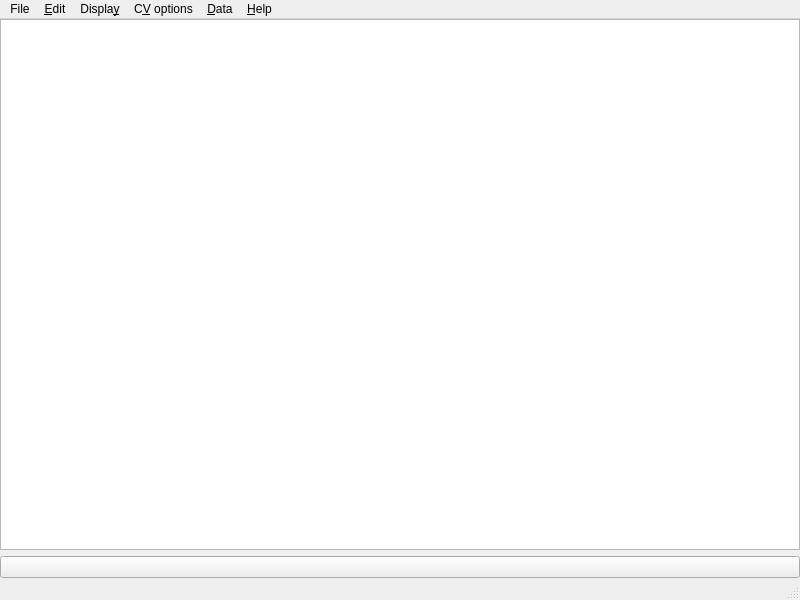
<?xml version="1.0" encoding="UTF-8"?>
<ui version="4.0">
 <class>MainWindow</class>
 <widget class="QMainWindow" name="MainWindow">
  <property name="geometry">
   <rect>
    <x>0</x>
    <y>0</y>
    <width>800</width>
    <height>600</height>
   </rect>
  </property>
  <property name="windowTitle">
   <string>Rompar</string>
  </property>
  <property name="windowIcon">
   <iconset resource="resources/res.qrc">
    <normaloff>:/mainicon_64x64.png</normaloff>:/mainicon_64x64.png</iconset>
  </property>
  <widget class="QWidget" name="centralwidget">
   <layout class="QGridLayout" name="gridLayout">
    <property name="leftMargin">
     <number>0</number>
    </property>
    <property name="topMargin">
     <number>0</number>
    </property>
    <property name="rightMargin">
     <number>0</number>
    </property>
    <property name="bottomMargin">
     <number>0</number>
    </property>
    <property name="horizontalSpacing">
     <number>5</number>
    </property>
    <item row="1" column="0">
     <widget class="RomparGridView" name="graphicsView">
      <property name="alignment">
       <set>Qt::AlignLeading|Qt::AlignLeft|Qt::AlignTop</set>
      </property>
     </widget>
    </item>
    <item row="2" column="0">
     <widget class="QPushButton" name="buttonToggleMode">
      <property name="statusTip">
       <string>Select between grid and data edit mode.</string>
      </property>
      <property name="text">
       <string/>
      </property>
      <property name="icon">
       <iconset resource="resources/res.qrc">
        <normaloff>:/toggleModeIcons/toggleModeIcons/modeEditData.png</normaloff>
        <normalon>:/toggleModeIcons/toggleModeIcons/modeEditGrid.png</normalon>:/toggleModeIcons/toggleModeIcons/modeEditData.png</iconset>
      </property>
      <property name="checkable">
       <bool>true</bool>
      </property>
     </widget>
    </item>
   </layout>
  </widget>
  <widget class="QMenuBar" name="menubar">
   <property name="geometry">
    <rect>
     <x>0</x>
     <y>0</y>
     <width>800</width>
     <height>25</height>
    </rect>
   </property>
   <widget class="QMenu" name="menuFile">
    <property name="title">
     <string>File</string>
    </property>
    <addaction name="actionSave"/>
    <addaction name="actionBackupSave"/>
    <addaction name="actionSaveAs"/>
    <addaction name="separator"/>
    <addaction name="actionQuit"/>
   </widget>
   <widget class="QMenu" name="menuCVOptions">
    <property name="title">
     <string>C&amp;V options</string>
    </property>
    <addaction name="actionRadiusIncrease"/>
    <addaction name="actionRadiusDecrease"/>
    <addaction name="actionDilateIncrease"/>
    <addaction name="actionDilateDecrease"/>
    <addaction name="actionErodeIncrease"/>
    <addaction name="actionErodeDecrease"/>
    <addaction name="actionBitThresholdDivisorIncrease"/>
    <addaction name="actionBitThresholdDivisorDecrease"/>
    <addaction name="actionPixelThresholdMinimumIncrease"/>
    <addaction name="actionPixelThresholdMinimumDecrease"/>
   </widget>
   <widget class="QMenu" name="menuData">
    <property name="title">
     <string>&amp;Data</string>
    </property>
    <addaction name="actionDataInverted"/>
    <addaction name="actionDataLSBitMode"/>
    <addaction name="actionDataNorMaskMode"/>
    <addaction name="actionFindHex"/>
    <addaction name="actionSaveDataAsText"/>
    <addaction name="actionRereadData"/>
    <addaction name="separator"/>
    <addaction name="actionMoveColumnLeft"/>
    <addaction name="actionMoveColumnRight"/>
    <addaction name="actionMoveRowUp"/>
    <addaction name="actionMoveRowDown"/>
    <addaction name="separator"/>
    <addaction name="actionDeleteColumn"/>
    <addaction name="actionDeleteRow"/>
   </widget>
   <widget class="QMenu" name="menuDisplay">
    <property name="title">
     <string>Displa&amp;y</string>
    </property>
    <widget class="QMenu" name="menuBase_Image">
     <property name="title">
      <string>Base &amp;Image</string>
     </property>
     <addaction name="separator"/>
     <addaction name="actionImgBGBlank"/>
     <addaction name="actionImgBGOriginal"/>
     <addaction name="actionImgBGTarget"/>
    </widget>
    <addaction name="menuBase_Image"/>
    <addaction name="actionShowGrid"/>
    <addaction name="actionShowDataBinary"/>
    <addaction name="actionShowPeephole"/>
    <addaction name="actionShowData"/>
    <addaction name="actionFontIncrease"/>
    <addaction name="actionFontDecrease"/>
    <addaction name="actionRedrawGrid"/>
   </widget>
   <widget class="QMenu" name="menuHelp">
    <property name="title">
     <string>&amp;Help</string>
    </property>
    <addaction name="actionAbout"/>
    <addaction name="actionManual"/>
    <addaction name="actionAuthors"/>
    <addaction name="actionLicense"/>
   </widget>
   <widget class="QMenu" name="menu_Edit">
    <property name="title">
     <string>&amp;Edit</string>
    </property>
    <widget class="QMenu" name="menu_mode">
     <property name="title">
      <string>&amp;mode</string>
     </property>
     <addaction name="actionGridEditMode"/>
     <addaction name="actionDataEditMode"/>
     <addaction name="separator"/>
     <addaction name="actionToggleMode"/>
    </widget>
    <addaction name="actionUndo"/>
    <addaction name="actionRedo"/>
    <addaction name="separator"/>
    <addaction name="menu_mode"/>
   </widget>
   <addaction name="menuFile"/>
   <addaction name="menu_Edit"/>
   <addaction name="menuDisplay"/>
   <addaction name="menuCVOptions"/>
   <addaction name="menuData"/>
   <addaction name="menuHelp"/>
  </widget>
  <widget class="QStatusBar" name="statusbar"/>
  <action name="actionSave">
   <property name="text">
    <string>&amp;Save</string>
   </property>
   <property name="shortcut">
    <string>Ctrl+S</string>
   </property>
  </action>
  <action name="actionRadiusIncrease">
   <property name="text">
    <string>Radius +</string>
   </property>
   <property name="toolTip">
    <string>Radius Increase</string>
   </property>
   <property name="shortcut">
    <string>Shift+A</string>
   </property>
  </action>
  <action name="actionRadiusDecrease">
   <property name="text">
    <string>Radius -</string>
   </property>
   <property name="toolTip">
    <string>Radius Decrease</string>
   </property>
   <property name="shortcut">
    <string>A</string>
   </property>
  </action>
  <action name="actionDilateIncrease">
   <property name="text">
    <string>Dilate +</string>
   </property>
   <property name="toolTip">
    <string>Dilate Increase</string>
   </property>
   <property name="shortcut">
    <string>Shift+D</string>
   </property>
  </action>
  <action name="actionDilateDecrease">
   <property name="text">
    <string>Dilate -</string>
   </property>
   <property name="toolTip">
    <string>Dilate Decrease</string>
   </property>
   <property name="shortcut">
    <string>D</string>
   </property>
  </action>
  <action name="actionErodeIncrease">
   <property name="text">
    <string>Erode +</string>
   </property>
   <property name="toolTip">
    <string>Erode Increase</string>
   </property>
   <property name="shortcut">
    <string>Shift+E</string>
   </property>
  </action>
  <action name="actionErodeDecrease">
   <property name="text">
    <string>Erode -</string>
   </property>
   <property name="toolTip">
    <string>Erode Decrease</string>
   </property>
   <property name="shortcut">
    <string>E</string>
   </property>
  </action>
  <action name="actionFontIncrease">
   <property name="text">
    <string>Font +</string>
   </property>
   <property name="toolTip">
    <string>Font Increase</string>
   </property>
   <property name="shortcut">
    <string>Shift+F</string>
   </property>
  </action>
  <action name="actionFontDecrease">
   <property name="text">
    <string>Font -</string>
   </property>
   <property name="toolTip">
    <string>Font Decrease</string>
   </property>
   <property name="shortcut">
    <string>F</string>
   </property>
  </action>
  <action name="actionBitThresholdDivisorIncrease">
   <property name="text">
    <string>Bit Threshold Divisor +</string>
   </property>
   <property name="toolTip">
    <string>Bit Threshold Divisor Increase</string>
   </property>
   <property name="shortcut">
    <string>Shift+M</string>
   </property>
  </action>
  <action name="actionBitThresholdDivisorDecrease">
   <property name="text">
    <string>Bit Threshold Divisor -</string>
   </property>
   <property name="toolTip">
    <string>Bit Threshold Divisor Decrease</string>
   </property>
   <property name="shortcut">
    <string>M</string>
   </property>
  </action>
  <action name="actionPixelThresholdMinimumIncrease">
   <property name="text">
    <string>Pixel Threshold Minimum +</string>
   </property>
   <property name="toolTip">
    <string>Pixel Threshold Minimum Increase</string>
   </property>
   <property name="shortcut">
    <string>=</string>
   </property>
  </action>
  <action name="actionPixelThresholdMinimumDecrease">
   <property name="text">
    <string>Pixel Threshold Minimum -</string>
   </property>
   <property name="toolTip">
    <string>Pixel Threshold Minimum Decrease</string>
   </property>
   <property name="shortcut">
    <string>-</string>
   </property>
  </action>
  <action name="actionImgBGTarget">
   <property name="checkable">
    <bool>true</bool>
   </property>
   <property name="text">
    <string>Target</string>
   </property>
   <property name="shortcut">
    <string>T</string>
   </property>
  </action>
  <action name="actionImgBGBlank">
   <property name="checkable">
    <bool>true</bool>
   </property>
   <property name="text">
    <string>Blank</string>
   </property>
   <property name="shortcut">
    <string>B</string>
   </property>
  </action>
  <action name="actionImgBGOriginal">
   <property name="checkable">
    <bool>true</bool>
   </property>
   <property name="text">
    <string>Original</string>
   </property>
   <property name="shortcut">
    <string>O</string>
   </property>
  </action>
  <action name="actionShowGrid">
   <property name="checkable">
    <bool>true</bool>
   </property>
   <property name="text">
    <string>&amp;Grid</string>
   </property>
   <property name="shortcut">
    <string>G</string>
   </property>
  </action>
  <action name="actionShowDataBinary">
   <property name="checkable">
    <bool>true</bool>
   </property>
   <property name="text">
    <string>Binary</string>
   </property>
   <property name="shortcut">
    <string>Shift+H</string>
   </property>
  </action>
  <action name="actionDataInverted">
   <property name="checkable">
    <bool>true</bool>
   </property>
   <property name="text">
    <string>&amp;Inverted</string>
   </property>
   <property name="shortcut">
    <string>I</string>
   </property>
  </action>
  <action name="actionDataLSBitMode">
   <property name="checkable">
    <bool>true</bool>
   </property>
   <property name="text">
    <string>&amp;Least Significant Bit Mode</string>
   </property>
   <property name="shortcut">
    <string>L</string>
   </property>
  </action>
  <action name="actionDataNorMaskMode">
   <property name="checkable">
    <bool>true</bool>
   </property>
   <property name="text">
    <string>&amp;NOR Mask Mode</string>
   </property>
  </action>
  <action name="actionShowPeephole">
   <property name="checkable">
    <bool>true</bool>
   </property>
   <property name="text">
    <string>Peephole</string>
   </property>
   <property name="shortcut">
    <string>P</string>
   </property>
  </action>
  <action name="actionShowData">
   <property name="checkable">
    <bool>true</bool>
   </property>
   <property name="text">
    <string>Data</string>
   </property>
   <property name="shortcut">
    <string>S</string>
   </property>
  </action>
  <action name="actionBackupSave">
   <property name="text">
    <string>&amp;Backup and Save</string>
   </property>
   <property name="shortcut">
    <string>Ctrl+Shift+S</string>
   </property>
  </action>
  <action name="actionSaveAs">
   <property name="text">
    <string>Save &amp;As</string>
   </property>
  </action>
  <action name="actionFindHex">
   <property name="text">
    <string>&amp;Find Hex</string>
   </property>
   <property name="shortcut">
    <string>/</string>
   </property>
  </action>
  <action name="actionAbout">
   <property name="text">
    <string>&amp;About</string>
   </property>
  </action>
  <action name="actionManual">
   <property name="text">
    <string>&amp;Manual</string>
   </property>
  </action>
  <action name="actionLicense">
   <property name="text">
    <string>&amp;License</string>
   </property>
  </action>
  <action name="actionAuthors">
   <property name="text">
    <string>Aut&amp;hors</string>
   </property>
  </action>
  <action name="actionQuit">
   <property name="text">
    <string>&amp;Quit</string>
   </property>
  </action>
  <action name="actionSaveDataAsText">
   <property name="text">
    <string>&amp;Export Data as Text</string>
   </property>
   <property name="shortcut">
    <string>Ctrl+Shift+E</string>
   </property>
  </action>
  <action name="actionGridEditMode">
   <property name="checkable">
    <bool>true</bool>
   </property>
   <property name="icon">
    <iconset resource="resources/res.qrc">
     <normaloff>:/toggleModeIcons/toggleModeIcons/modeEditGrid.png</normaloff>:/toggleModeIcons/toggleModeIcons/modeEditGrid.png</iconset>
   </property>
   <property name="text">
    <string>Grid Edit Mode</string>
   </property>
  </action>
  <action name="actionDataEditMode">
   <property name="checkable">
    <bool>true</bool>
   </property>
   <property name="icon">
    <iconset resource="resources/res.qrc">
     <normaloff>:/toggleModeIcons/toggleModeIcons/modeEditData.png</normaloff>:/toggleModeIcons/toggleModeIcons/modeEditData.png</iconset>
   </property>
   <property name="text">
    <string>Data Edit Mode</string>
   </property>
  </action>
  <action name="actionToggleMode">
   <property name="text">
    <string>&amp;Toggle Mode</string>
   </property>
   <property name="shortcut">
    <string>Ctrl+Space</string>
   </property>
  </action>
  <action name="actionRedrawGrid">
   <property name="text">
    <string>&amp;Redraw Grid</string>
   </property>
   <property name="shortcut">
    <string>Ctrl+R</string>
   </property>
  </action>
  <action name="actionRereadData">
   <property name="text">
    <string>&amp;Re-read Data</string>
   </property>
   <property name="shortcut">
    <string>Ctrl+Shift+R</string>
   </property>
  </action>
  <action name="actionMoveColumnLeft">
   <property name="text">
    <string>Move Column Left</string>
   </property>
   <property name="shortcut">
    <string>Ctrl+Left</string>
   </property>
  </action>
  <action name="actionMoveColumnRight">
   <property name="text">
    <string>Move Column Right</string>
   </property>
   <property name="shortcut">
    <string>Ctrl+Right</string>
   </property>
  </action>
  <action name="actionMoveRowUp">
   <property name="text">
    <string>Move Row Up</string>
   </property>
   <property name="shortcut">
    <string>Ctrl+Up</string>
   </property>
  </action>
  <action name="actionMoveRowDown">
   <property name="text">
    <string>Move Row Down</string>
   </property>
   <property name="shortcut">
    <string>Ctrl+Down</string>
   </property>
  </action>
  <action name="actionDeleteRow">
   <property name="text">
    <string>Delete Row</string>
   </property>
   <property name="shortcut">
    <string>Ctrl+Del</string>
   </property>
  </action>
  <action name="actionDeleteColumn">
   <property name="text">
    <string>Delete Column</string>
   </property>
   <property name="shortcut">
    <string>Ctrl+Backspace</string>
   </property>
  </action>
   <action name="actionUndo">
    <property name="text">
     <string>&amp;Undo</string>
    </property>
    <property name="shortcut">
     <string>Ctrl+Z</string>
    </property>
   </action>
   <action name="actionRedo">
    <property name="text">
     <string>&amp;Redo</string>
    </property>
    <property name="shortcut">
     <string>Ctrl+Y</string>
    </property>
   </action>
 </widget>
 <customwidgets>
  <customwidget>
   <class>RomparGridView</class>
   <extends>QGraphicsView</extends>
   <header>rompargridview.h</header>
  </customwidget>
 </customwidgets>
 <resources>
  <include location="resources/res.qrc"/>
 </resources>
 <connections>
  <connection>
   <sender>actionQuit</sender>
   <signal>triggered()</signal>
   <receiver>MainWindow</receiver>
   <slot>close()</slot>
   <hints>
    <hint type="sourcelabel">
     <x>-1</x>
     <y>-1</y>
    </hint>
    <hint type="destinationlabel">
     <x>399</x>
     <y>299</y>
    </hint>
   </hints>
  </connection>
 </connections>
</ui>
